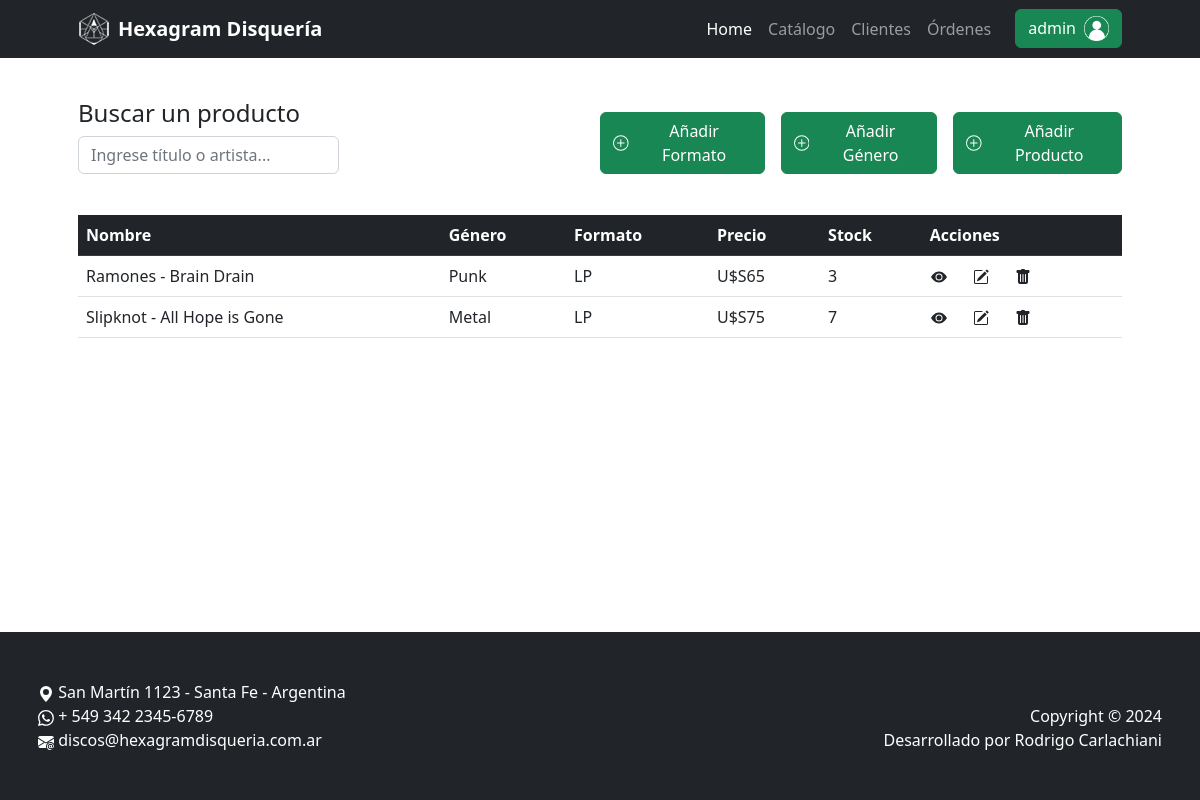
The page /catalogo/home/ (signed in) on the database its author committed.
### catalogo/models.py (models this page shows, shortened)
class Product(models.Model):
  name = models.CharField(max_length=100, verbose_name='Nombre')
  price = models.IntegerField(verbose_name='Precio')
  format = models.ForeignKey(Format, on_delete=models.CASCADE, verbose_name='Formato')
  genre = models.ForeignKey(Genre, on_delete=models.CASCADE, verbose_name='Género')
  stock = models.IntegerField(default=0, verbose_name='Stock')
  image = models.ImageField(upload_to='products/', null=True, blank=True, verbose_name='Imagen')

class Genre(models.Model):
  name = models.CharField(max_length=100, unique=True, verbose_name='Nombre')
  def __str__(self):
    return self.name

class Format(models.Model):
  name = models.CharField(max_length=100, unique=True, verbose_name='Nombre')
  def __str__(self):
    return self.name

### catalogo/views.py (the view)
# urls.py: path('home/', views.home, name='home'),
def home(request):
    consulta = request.GET.get('consulta')
    if consulta:
        productos = models.Product.objects.filter(name__icontains=consulta)
    else:
        productos = models.Product.objects.all()
    context = {
        'productos': productos,
        'consulta_actual': consulta
    }
    if 'limpiar' in request.GET:
        return redirect('catalogo:home')
    return render(request, 'catalogo/index.html', context)

### catalogo/templates/catalogo/index.html (shortened to what this page needs)
{% extends 'core/base.html' %}
{% block contenido %}
<div class="d-flex mt-4 justify-content-between w-100">
  <div class="d-flex flex-column align-items-start w-25">
    <h3 class="fs-4">Buscar un producto</h3>
    <form action="{% url 'catalogo:home' %}" method="get" class="d-flex w-100 justify-content-center">
      <input type="text" name="consulta" placeholder="Ingrese título o artista..." class="form-control w-100">
    </form>
  </div>
  {% if user.is_staff %}
  <div class="d-flex w-50 justify-content-end align-items-end gap-3">
    <a class="d-flex align-items-center gap-2 btn btn-success" href="{% url 'catalogo:formato_create' %}">
      Añadir Formato
    </a>
    <a class="d-flex align-items-center gap-2 btn btn-success" href="{% url 'catalogo:genero_create' %}">
      Añadir Género
    </a>
    <a class="d-flex align-items-center gap-2 btn btn-success" href="{% url 'catalogo:producto_create' %}">
      Añadir Producto
    </a>
  </div>
  {% endif %}
</div>
<div class="d-flex flex-column align-items-center w-100 h-75 mt-2" style="overflow-y: auto; max-height: 50vh">
  <table class="table">
    <tr class="table-dark">
      <th>Nombre</th>
      <th>Género</th>
      <th>Formato</th>
      <th>Precio</th>
      <th>Stock</th>
      <th>Acciones</th>
    </tr>
    {% if request.GET.consulta and not productos %}
    <tr>
      <td colspan="6" class="bg-light">
        <div class="d-flex justify-content-center align-items-center gap-2">
          <svg xmlns="http://www.w3.org/2000/svg" width="16" height="16" fill="currentColor"
            class="bi bi-exclamation-triangle-fill" viewBox="0 0 16 16">
            <path
              d="M8.982 1.566a1.13 1.13 0 0 0-1.96 0L.165 13.233c-.457.778.091 1.767.98 1.767h13.713c.889 0 1.438-.99.98-1.767zM8 5c.535 0 .954.462.9.995l-.35 3.507a.552.552 0 0 1-1.1 0L7.1 5.995A.905.905 0 0 1 8 5m.002 6a1 1 0 1 1 0 2 1 1 0 0 1 0-2" />
          </svg>
          No se encontraron resultados.
        </div>
      </td>
    </tr>
    {% else %}
    {% for producto in productos %}
    <tr>
      <td>{{producto.name}}</td>
      <td>{{producto.genre}}</td>
      <td>{{producto.format}}</td>
      <td>U$S{{producto.price}}</td>
      <td>{{producto.stock}}</td>
      <td>
        <div class="d-flex gap-4">
          <a type="button" class="btn btn-sm m-0 p-0" href="{% url 'catalogo:producto_detail' producto.id %}">
            <svg xmlns="http://www.w3.org/2000/svg" width="16" height="16" fill="currentColor" class="bi bi-eye-fill"
              viewBox="0 0 16 16">
              <path d="M10.5 8a2.5 2.5 0 1 1-5 0 2.5 2.5 0 0 1 5 0" />
              <path d="M0 8s3-5.5 8-5.5S16 8 16 8s-3 5.5-8 5.5S0 8 0 8m8 3.5a3.5 3.5 0 1 0 0-7 3.5 3.5 0 0 0 0 7" />
            </svg>
          </a>
          {% if user.is_staff %}
          <a type="button" class="btn btn-sm m-0 p-0" href="{% url 'catalogo:producto_update' producto.id %}">
          </a>
          <a type="button" class="btn btn-sm m-0 p-0" href="{% url 'catalogo:producto_delete' producto.id %}">
          </a>
          {% endif %}
        </div>
      </td>
    </tr>
    {% endfor %}
    {% endif %}
  </table>
</div>
{% endblock contenido %}

### core/templates/core/components/navbar.html (shortened to what this page needs)
{% load static %}
<nav class="d-flex navbar navbar-expand-lg navbar-dark bg-dark">
  <div class="container px-5 h-100">
    <a class="navbar-brand fw-bold d-flex align-items-center " href="{% url 'core:home' %}">
      <img class="me-2" src="{% static 'core/img/hexagram-logo-navbar.webp' %}" alt="Logo de la disquería">
      <p class="p-0 m-0 ">Hexagram Disquería</p>
    </a>
    <div class="collapse navbar-collapse" id="navbarSupportedContent">
      <ul class="navbar-nav ms-auto mb-2 mb-lg-0">
        <li class="nav-item">
          <a class="nav-link active" aria-current="page" href="{% url 'core:home' %}">Home</a>
        </li>
        <li class="nav-item">
          <a class="nav-link" href="{% url 'catalogo:home' %}">Catálogo</a>
        </li>
        {% if user.is_authenticated %}
        {% if user.is_staff %}
        <li class="nav-item">
          <a class="nav-link" href="{% url 'clientes:home' %}">Clientes</a>
        </li>
        {% endif %}
        <li class="nav-item">
          <a class="nav-link" href="{% url 'ordenes:home' %}">{%if not user.is_staff%}Mis {%endif%}Órdenes</a>
        </li>
        <li class="nav-item ms-3">
          <div class="dropdown">
            <button class="btn btn-success " type="button" data-bs-toggle="dropdown" aria-expanded="false">
              <div class="d-flex gap-2">
                {{ user.username }}
                {% if user.is_staff or not user.client.avatar %}
                <img style="width: 25px;" src="{% static 'core/img/avatar_default.webp' %}" alt="Avatar administrador">
                {% else %}
                <img style="width: 25px; border-radius: 50%;" src="{{ user.client.avatar.url }}" alt="Avatar cliente">
                {% endif %}
              </div>
            </button>
          </div>
        </li>
        {% endif %}
      </ul>
    </div>
  </div>
</nav>

### rows shown on the page
Product: name "Ramones - Brain Drain", genre "Punk", format "LP", price "65", stock "3"
Product: name "Slipknot - All Hope is Gone", genre "Metal", format "LP", price "75", stock "7"

### other values the page prints
{{ user.username }} "admin"
